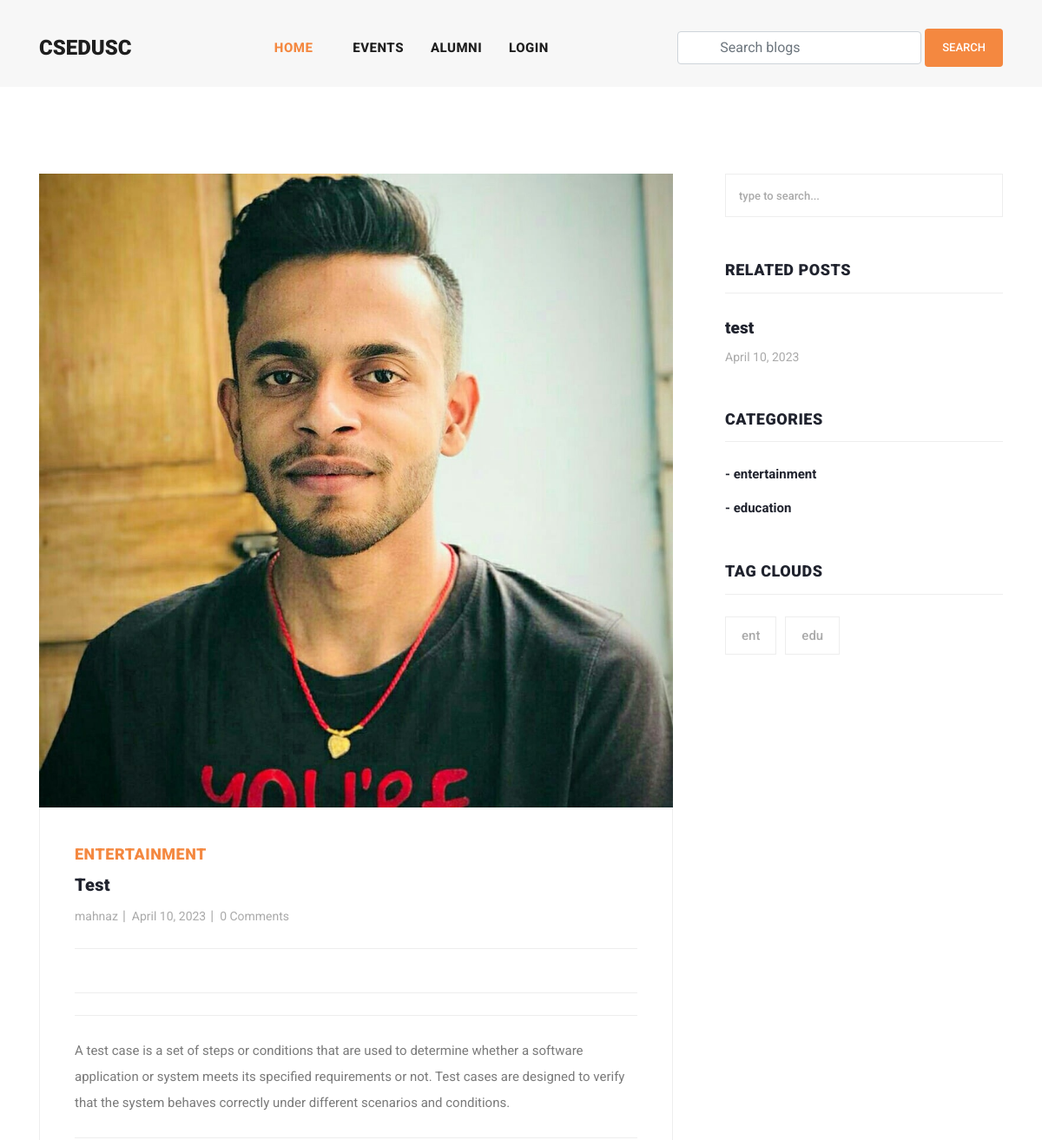
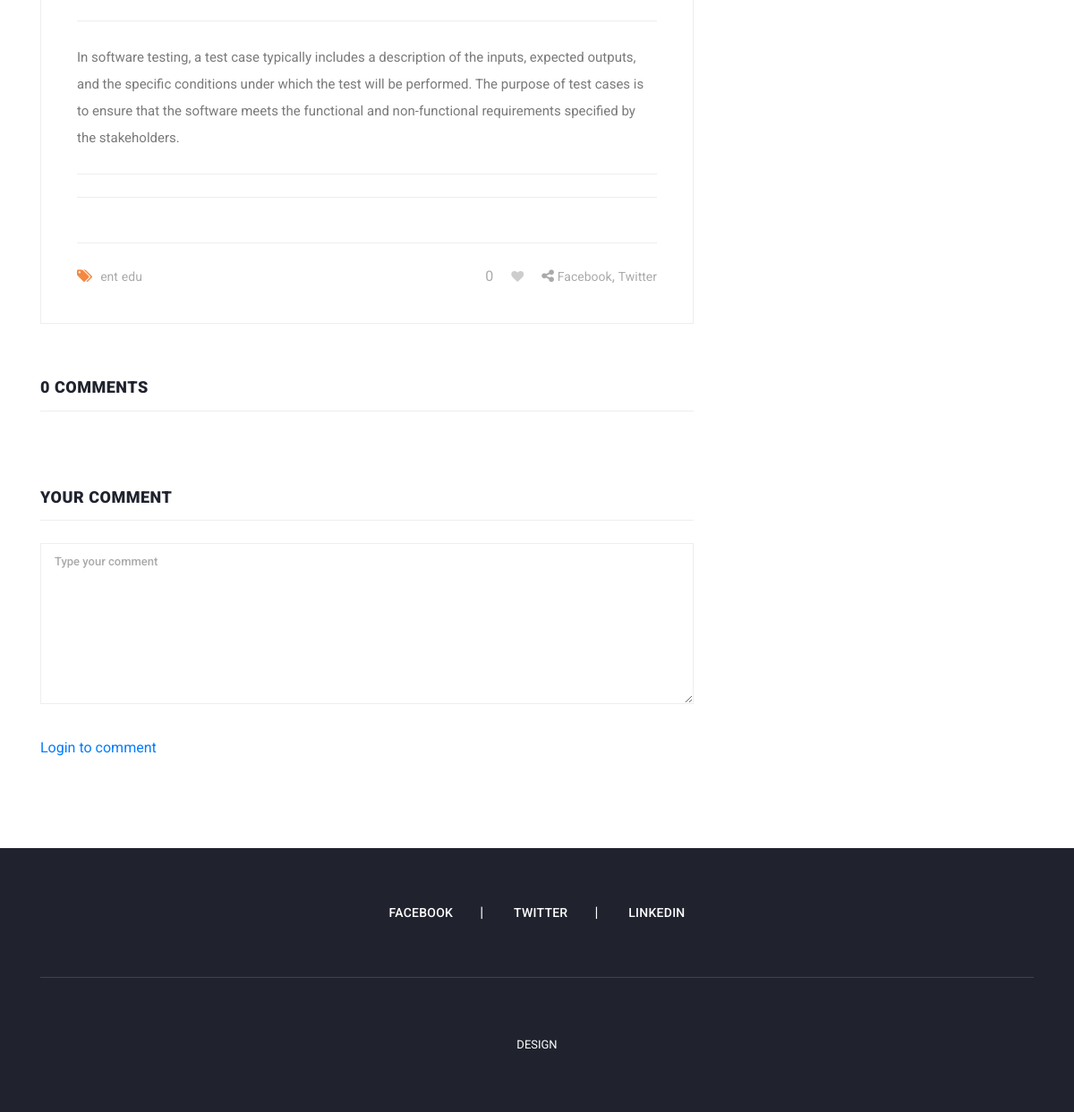
The app's page /blog/test/ with its own data (2 pictures, top to bottom).
### blog/models.py (models this page shows, shortened)
class Blog(models.Model):
    user = models.ForeignKey(
        User,
        related_name='user_blogs',
        on_delete=models.CASCADE
    )
    category = models.ForeignKey(
        Category,
        related_name='category_blogs',
        on_delete=models.CASCADE
    )
    tags = models.ManyToManyField(
        Tag,
        related_name='tag_blogs',
        blank=True
    )
    likes = models.ManyToManyField(
        User,
        related_name='user_likes',
        blank=True
    )
    title = models.CharField(
        max_length=250
    )
    slug = models.SlugField(null=True, blank=True)
    banner = models.ImageField(upload_to='blog_banners')
    description = RichTextField()
    created_date = models.DateField(auto_now_add=True)

class Category(models.Model):
    title = models.CharField(max_length=150, unique=True)
    slug = models.SlugField(null=True, blank=True)
    created_date = models.DateField(auto_now_add=True)

class Tag(models.Model):
    title = models.CharField(max_length=150)
    slug = models.SlugField(null=True, blank=True)
    created_date = models.DateField(auto_now_add=True)

### user_profile/models.py (models this page shows, shortened)
class User(AbstractUser):
    email = models.EmailField(
        max_length=150,
        unique=True,
        error_messages={
            "unique": "The email must be unique"
        }
    )
    profile_image = models.ImageField(
        null=True,
        blank=True,
        upload_to="profile_images"
    )
    followers = models.ManyToManyField("Follow")
    REQUIRED_FIELDS = ["email"]
    objects = CustomUserManager()

### blog/views.py (the view, shortened to what this page needs)
# urls.py: path('blog/<str:slug>/', blog_details, name='blog_details'),
def blog_details(request, slug):
    form = TextForm()
    blog = get_object_or_404(Blog, slug=slug)
    category = Category.objects.get(id=blog.category.id)
    related_blogs = category.category_blogs.all()
    tags = Tag.objects.order_by('-created_date')[:5]
    liked_by = request.user in blog.likes.all()
    context = {
        "blog": blog,
        "related_blogs": related_blogs,
        "tags": tags,
        "form": form,
        "liked_by": liked_by
    }
    return render(request, 'blog_details.html', context)

### blog/forms.py
class TextForm(forms.Form):
    text = forms.CharField(widget=forms.Textarea, required=True)

### blog/context_processors.py (called while the page is built)
def get_all_categories(request):
    categories = Category.objects.all()
    context = {
        "categories": categories
    }
    return context

### user_profile/context_processors.py (called while the page is built, shortened)
def user_notifications(request):
    context = {}
    return context

### templates/blog_details.html (shortened to what this page needs)
{% extends 'base.html' %}
{% load static %}
{% block content %}
<section class="blog-posts grid-system">
    <div class="container">
      <div class="row">
        <div class="col-lg-8">
          <div class="all-blog-posts">
            <div class="row">
              <div class="col-lg-12">
                <div class="blog-post">
                  <div class="blog-thumb">
                    <img src="{{blog.banner.url}}" alt="">
                  </div>
                  <div class="down-content">
                    <span>{{blog.category.title}}</span>
                    <a href="javascript:void(0);"><h4>{{blog.title}}</h4></a>
                    <ul class="post-info">
                      <li><a href="{% url 'view_user_information' blog.user.username %}">{{blog.user.username}}</a></li>
                      <li><a href="javascript:void(0);">{{blog.created_date}}</a></li>
                      <li><a href="javascript:void(0);">{{blog.blog_comments.all.count}} Comments</a></li>
                    </ul>
                    <p>{{blog.description|safe}}</p>
                    <div class="post-options">
                      <div class="row">
                        <div class="col-6">
                          <ul class="post-tags">
                            <li><i class="fa fa-tags"></i></li>
                            {% if blog.tags.all.count > 0 %}
                            {% for tag in blog.tags.all %}
                            <li><a href="{% url 'tag_blogs' tag.slug %}">{{tag.title}}</a></li>
                            {% endfor %}
                            {% else %}
                            None
                            {% endif %}
                          </ul>
                        </div>
                        {% if request.user.is_authenticated %}
                        <div class="col-6">
                          <ul class="post-share">
                            <li id="like-count">{{blog.likes.count}}</li>
                            {% if liked_by %}
                            <li class="pl-3 pr-3"><a href="javascript:void(0);"><i id="like-icon" data-blog="{{blog.id}}" class="fa fa-heart"></i></a></li>
                            {% else %}
                            <li class="pl-3 pr-3"><a href="javascript:void(0);"><i id="like-icon" data-blog="{{blog.id}}" class="fa fa-heart empty-heart"></i></a></li>
                            {% endif %}
                            <li><i class="fa fa-share-alt"></i></li>
                            <li><a href="#">Facebook</a>,</li>
                            <li><a href="#"> Twitter</a></li>
                          </ul>
                        </div>
                        {% else %}
                        <div class="col-6">
                          <ul class="post-share">
                            <li id="like-count">{{blog.likes.count}}</li>
                            {% if liked_by %}
                            <li class="pl-3 pr-3"><a href="{% url 'login' %}"><i class="fa fa-heart"></i></a></li>
                            {% else %}
                            <li class="pl-3 pr-3"><a href="{% url 'login' %}"><i class="fa fa-heart empty-heart"></i></a></li>
                            {% endif %}
                            <li><i class="fa fa-share-alt"></i></li>
                            <li><a href="#">Facebook</a>,</li>
                            <li><a href="#"> Twitter</a></li>
                          </ul>
                        </div>
                        {% endif %}
                      </div>
                    </div>
                  </div>
                </div>
              </div>
              <div class="col-lg-12">
                <div class="sidebar-item comments">
                  <div class="sidebar-heading">
                    <h2>{{blog.blog_comments.count}} Comments</h2>
                  </div>
                </div>
              </div>
              <div class="col-lg-12">
                <div class="sidebar-item submit-comment">
                  <div class="sidebar-heading">
                    <h2>Your comment</h2>
                  </div>
                  <div class="content">
                    <form id="comment" action="{% url 'blog_details' blog.slug %}" method="POST">
                      <div class="row">
                        <div class="col-lg-12">
                          <fieldset>
                            <textarea name="text" rows="6" id="message" placeholder="Type your comment" required=""></textarea>
                          </fieldset>
                        </div>
                        <div class="col-lg-12">
                          <fieldset>
                            {% if request.user.is_authenticated %}
                            <button type="submit" id="form-submit" class="main-button">Submit</button>
                            {% else %}
                            <a href="{% url 'login' %}" id="form-submit" class="main-button">Login to comment</a>
                            {% endif %}
                          </fieldset>
                        </div>
                      </div>
                    </form>
                  </div>
                </div>
              </div>
            </div>
          </div>
        </div>
        <div class="col-lg-4">
          <div class="sidebar">
            <div class="row">
              <div class="col-lg-12">
                <div class="sidebar-item search">
                  <form id="search_form" name="gs" method="GET" action="#">
                    <input type="text" name="q" class="searchText" placeholder="type to search..." autocomplete="on">
                  </form>
                </div>
              </div>
              <div class="col-lg-12">
                <div class="sidebar-item recent-posts">
                  <div class="sidebar-heading">
                    <h2>Related Posts</h2>
                  </div>
                  <div class="content">
                    <ul>
                      {% for blog in related_blogs %}
                      <li><a href="{% url 'blog_details' blog.slug %}">
                        <h5>{{blog.title}}</h5>
                        <span>{{blog.created_date}}</span>
                      </a></li>
                      {% endfor %}
                    </ul>
                  </div>
                </div>
              </div>
              <div class="col-lg-12">
                <div class="sidebar-item categories">
                  <div class="sidebar-heading">
                    <h2>Categories</h2>
                  </div>
                  <div class="content">
                    <ul>
                      {% for category in categories %}
                      <li><a href="{% url 'category_blogs' category.slug %}">- {{category.title}}</a></li>
                      {% endfor %}
                    </ul>
                  </div>
                </div>
              </div>
              <div class="col-lg-12">
                <div class="sidebar-item tags">
                  <div class="sidebar-heading">
                    <h2>Tag Clouds</h2>
                  </div>
                  <div class="content">
                    <ul>
                      {% for tag in tags %}
                      <li><a href="{% url 'tag_blogs' tag.slug %}">{{tag.title}}</a></li>
                      {% endfor %}
                    </ul>
                  </div>
                </div>
              </div>
            </div>
          </div>
        </div>
      </div>
    </div>
  </section>
{% endblock content %}

### assets/css/main.css (style rules this page uses)
.empty-heart { color: #CDCDCD !important; }
.blog-posts .submit-comment textarea { text-transform: none !important; }
.fa-heart { color: red !important; }
input, textarea { text-transform: none !important; }

### records on screen
Blog: banner (picture), category "ENTERTAINMENT", title "Test", user.username "mahnaz", created_date "April 10, 2023", blog_comments.all.count "0", description "A test case is a set of steps or conditions that are used to determine whether a software application or system meets its specified requirements or not. Test cases are designed to verify that the system behaves correctly under different scenarios and conditions. In software testing, a test case typically includes a description of the inputs, expected outputs, and the specific conditions under which the test will be performed. The purpose of test cases is to ensure that the software meets the functional and non-functional requirements specified by the stakeholders.", likes.count "0", blog_comments.count "0", title "test"
Tag: title "ent"
Tag: title "edu"
Category: title "entertainment"
Category: title "education"
